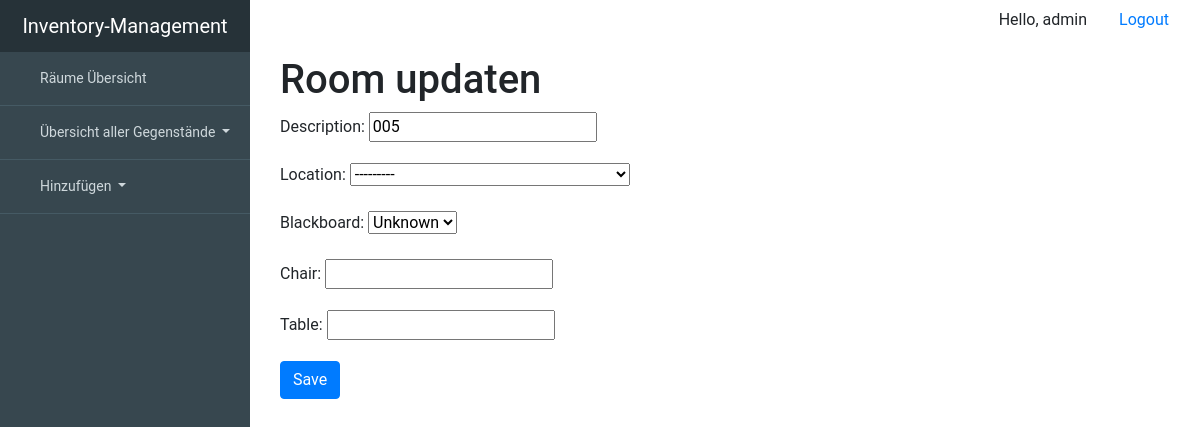
The page /update/room/005/ (signed in) on the database its author committed.
### inventory_managementsentials/models.py (models this page shows, shortened)
class Room(models.Model):
    description = models.CharField(max_length=99, unique=True, primary_key=True)
    location = models.ForeignKey('Location', null=True, on_delete=models.SET_NULL, blank=True)
    blackboard = models.BooleanField(blank=True, null=True)
    chair = models.DecimalField(blank=True, max_digits=3, decimal_places=0, null=True)
    table = models.DecimalField(blank=True, max_digits=3, decimal_places=0, null=True)
    class Meta:
        verbose_name = "room"
        verbose_name_plural = "rooms"

### inventory_managementsentials/views.py (the view)
# urls.py: url(r'^update/room/(?P<pk>.+)/$', room_update_view, name='UpdateRoom'),
@login_required(login_url='inventory_managementsentials:login')
def room_update_view(request, pk):
    instance = get_object_or_404(Room, description=pk)
    form = RoomForm(request.POST or None, instance=instance)
    if form.is_valid():
        form.save()
        return redirect('inventory_managementsentials:room', pk)
    context = {'form': form}
    return render(request, 'inventory_managementsentials/update/update_room.html', context)

### inventory_managementsentials/forms.py
class RoomForm(forms.ModelForm):
    class Meta:
        model = Room
        fields = [
            'description',
            'location',
            'blackboard',
            'chair',
            'table'
        ]

### inventory_managementsentials/models.py (called while the page is built)
    def __str__(self):
        return "{} / {}".format(self.get_floor_display(), self.get_building_display())

### inventory_managementsentials/templates/inventory_managementsentials/update/update_room.html (shortened to what this page needs)
{% extends "inventory_managementsentials/base.html" %}
{% block content %}
<div class="container">
    <header>
        <div class="editor-indent">
            <div class="inner">
                <h1>Room updaten </h1>
            </div>
        </div>
    </header>
    <form method="POST">{% csrf_token %}
        {{ form.as_p }}
        <input class="btn btn-primary" type="submit" value="Save">
    </form>
</div>
{% endblock %}

### inventory_managementsentials/templates/inventory_managementsentials/base.html (shortened to what this page needs)
{% load static %}
<!DOCTYPE html>
<html lang="de">
<head>
    <link rel="stylesheet"
          href="https://stackpath.bootstrapcdn.com/bootstrap/4.4.1/css/bootstrap.min.css"
>
</head>
<body>
<div id="viewport">
  <div id="sidebar">
    <header>
      <a href="#">Inventory-Management</a>
    </header>
    <ul class="nav flex-column">
      <li class="nav-item">
        <a class="nav-link" href="{% url 'inventory_managementsentials:RoomView' %}">
           Räume Übersicht
        </a>
      </li>
        <li class="nav-item dropdown">
      <a class="nav-link dropdown-toggle" href="#" id="navbardrop" data-toggle="dropdown">
          Übersicht aller Gegenstände
      </a>
    </li>
        <li class="nav-item dropdown">
      <a class="nav-link dropdown-toggle" href="#" id="navbardrop" data-toggle="dropdown">
          Hinzufügen
      </a>
    </li>
    </ul>
  </div>
      <div class="container" >
        <ul class="nav justify-content-end">
            <li class="nav-item">
                <p class="nav-link">Hello, {{ request.user }}</p>
            </li>
          <li class="nav-item">
            <a class="nav-link" href="{% url 'inventory_managementsentials:logout' %}">Logout</a>
          </li>
        </ul>
      </div>
<div id="content">
    <div class="container-fluid">
      {% block content %}
      {% endblock content %}
    </div>
  </div>
</div>
</body>
</html>

### inventory_managementsentials/templates/inventory_managementsentials/base.html (style rules this page uses)
body { overflow-x: hidden; font-family: 'Roboto', sans-serif; font-size: 16px; }
#viewport { padding-left: 250px; -webkit-transition: all 0.5s ease; -moz-transition: all 0.5s ease; -o-transition: all 0.5s ease; transition: all 0.5s ease; }
#content { width: 100%; position: relative; margin-right: 0; }
#sidebar { z-index: 1000; position: fixed; left: 250px; width: 250px; height: 100%; margin-left: -250px; overflow-y: auto; background: #37474F; -webkit-transition: all 0.5s ease; -moz-transition: all 0.5s ease; -o-transition: all 0.5s ease; transition: all 0.5s ease; }
#sidebar header { background-color: #263238; font-size: 20px; line-height: 52px; text-align: center; }
#sidebar header a { color: #fff; display: block; text-decoration: none; }
#sidebar .nav a { background: none; border-bottom: 1px solid #455A64; color: #CFD8DC; font-size: 14px; padding: 16px 24px; }

### rows shown on the page
Room: description "005", location "---------", blackboard "Unknown"

### other values the page prints
{{ request.user }} "admin"
